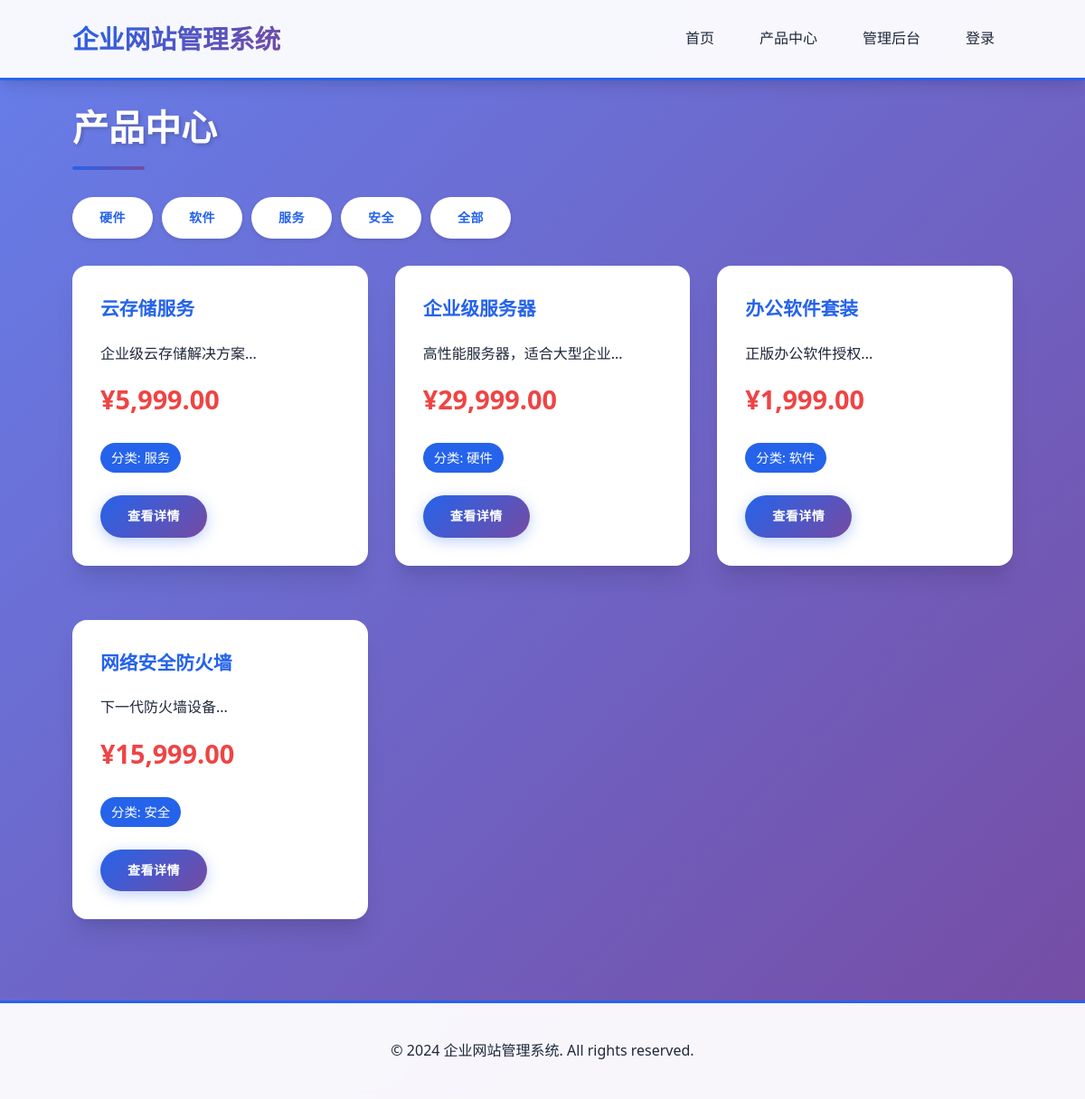
/products.php, run on the app's committed database.
### tables this page shows
CREATE TABLE IF NOT EXISTS products (
    id INT AUTO_INCREMENT PRIMARY KEY,
    name VARCHAR(100) NOT NULL,
    description TEXT,
    price DECIMAL(10,2),
    category VARCHAR(50),
    stock INT DEFAULT 0,
    image_url VARCHAR(255),
    created_at TIMESTAMP DEFAULT CURRENT_TIMESTAMP
);

### products.php (the view, shortened to what this page needs)
<?php
require_once 'config/database.php';
$category = isset($_GET['category']) ? $_GET['category'] : '';
if($category) {
    $sql = "SELECT * FROM products WHERE category = '$category' ORDER BY name";
} else {
    $sql = "SELECT * FROM products ORDER BY name";
}
$result = $pdo->query($sql);
$products = $result->fetchAll(PDO::FETCH_ASSOC);
include 'includes/header.php';
?>
<h2>产品中心</h2>
<div class="category-filter" style="margin: 20px 0;">
    <a href="/OA/products.php?category=硬件" class="btn">硬件</a>
    <a href="/OA/products.php?category=软件" class="btn">软件</a>
    <a href="/OA/products.php?category=服务" class="btn">服务</a>
    <a href="/OA/products.php?category=安全" class="btn">安全</a>
    <a href="/OA/products.php" class="btn">全部</a>
</div>
<div class="product-grid">
    <?php foreach($products as $product): ?>
    <div class="product-card">
        <h3><?php echo htmlspecialchars($product['name']); ?></h3>
        <p><?php echo htmlspecialchars(substr($product['description'], 0, 100)); ?>...</p>
        <div class="price">¥<?php echo number_format($product['price'], 2); ?></div>
        <div class="category">分类: <?php echo htmlspecialchars($product['category']); ?></div>
        <div style="margin-top: 15px;">
            <a href="/OA/product_detail.php?id=<?php echo $product['id']; ?>" class="btn">查看详情</a>
        </div>
    </div>
    <?php endforeach; ?>
</div>
<?php include 'includes/footer.php'; ?>

### includes/header.php (shortened to what this page needs)
<!DOCTYPE html>
<html lang="zh-CN">
<head>
    <link rel="stylesheet" href="/OA/assets/style.css?v=2">
</head>
<body>
    <header class="main-header">
        <div class="container">
            <h1 class="logo">企业网站管理系统</h1>
            <nav class="main-nav">
                <ul>
                    <li><a href="/OA/index.php">首页</a></li>
                    <li><a href="/OA/products.php">产品中心</a></li>
                    <li><a href="/OA/admin.php">管理后台</a></li>
                    <?php if(isset($_SESSION['user_id'])): ?>
                        <li><a href="/OA/logout.php">退出登录</a></li>
                    <?php else: ?>
                        <li><a href="/OA/login.php">登录</a></li>
                    <?php endif; ?>
                </ul>
            </nav>
        </div>
    </header>
    <main class="container">

### includes/footer.php
    </main>
    <footer class="main-footer">
        <div class="container">
            <p>&copy; 2024 企业网站管理系统. All rights reserved.</p>
        </div>
    </footer>
</body>
</html>

### assets/style.css (style rules this page uses)
:root { --primary-color: #2563eb; --primary-dark: #1e40af; --secondary-color: #64748b; --success-color: #10b981; --danger-color: #ef4444; --dark-color: #1e293b; --light-color: #f8fafc; --border-color: #e2e8f0; --shadow: 0 10px 15px -3px rgba(0, 0, 0, 0.1), 0 4px 6px -2px rgba(0, 0, 0, 0.05); --shadow-lg: 0 20px 25px -5px rgba(0, 0, 0, 0.1), 0 10px 10px -5px rgba(0, 0, 0, 0.04); }
* { margin: 0; padding: 0; box-sizing: border-box; }
body { font-family: 'Segoe UI', 'Microsoft YaHei', -apple-system, BlinkMacSystemFont, sans-serif; line-height: 1.6; color: var(--dark-color); background: linear-gradient(135deg, #667eea 0%, #764ba2 100%); min-height: 100vh; }
.container { width: 90%; max-width: 1200px; margin: 0 auto; padding: 20px; }
.main-header { background: rgba(255, 255, 255, 0.95); backdrop-filter: blur(10px); box-shadow: var(--shadow); position: sticky; top: 0; z-index: 1000; border-bottom: 3px solid var(--primary-color); }
.main-header .container { display: flex; justify-content: space-between; align-items: center; flex-wrap: wrap; }
.logo { font-size: 1.8em; font-weight: 700; background: linear-gradient(135deg, var(--primary-color), #764ba2); -webkit-background-clip: text; -webkit-text-fill-color: transparent; background-clip: text; }
.main-nav ul { list-style: none; display: flex; gap: 10px; flex-wrap: wrap; }
.main-nav a { color: var(--dark-color); text-decoration: none; padding: 10px 20px; border-radius: 8px; transition: all 0.3s ease; font-weight: 500; position: relative; overflow: hidden; }
.main-nav a::before { content: ''; position: absolute; bottom: 0; left: 50%; width: 0; height: 3px; background: linear-gradient(135deg, var(--primary-color), #764ba2); transition: all 0.3s ease; transform: translateX(-50%); }
main { min-height: calc(100vh - 160px); padding: 40px 0; }
.welcome-section, .news-item, .product-card, .login-form, .admin-panel { background: white; border-radius: 16px; padding: 30px; box-shadow: var(--shadow-lg); margin-bottom: 30px; transition: transform 0.3s ease, box-shadow 0.3s ease; border: 1px solid rgba(255, 255, 255, 0.2); }
h2 { font-size: 2.5em; margin-bottom: 30px; color: white; text-shadow: 2px 2px 4px rgba(0, 0, 0, 0.2); position: relative; padding-bottom: 15px; }
h2::after { content: ''; position: absolute; bottom: 0; left: 0; width: 80px; height: 4px; background: linear-gradient(135deg, var(--primary-color), #764ba2); border-radius: 2px; }
h3 { font-size: 1.5em; margin-bottom: 20px; color: var(--dark-color); }
.product-grid { display: grid; grid-template-columns: repeat(auto-fill, minmax(300px, 1fr)); gap: 30px; margin-top: 30px; }
.product-card h3 { color: var(--primary-color); font-size: 1.3em; }
.product-card .price { color: var(--danger-color); font-size: 1.8em; font-weight: bold; margin: 15px 0; }
.product-card .category { display: inline-block; padding: 5px 12px; background: var(--primary-color); color: white; border-radius: 20px; font-size: 0.9em; margin: 10px 0; }
.btn { display: inline-block; padding: 12px 30px; background: linear-gradient(135deg, var(--primary-color), #764ba2); color: white; text-decoration: none; border-radius: 50px; border: none; cursor: pointer; transition: all 0.3s ease; font-weight: 600; text-transform: uppercase; letter-spacing: 0.5px; font-size: 14px; box-shadow: 0 4px 15px rgba(37, 99, 235, 0.3); }
.category-filter { display: flex; gap: 10px; flex-wrap: wrap; margin: 30px 0; }
.category-filter .btn { background: white; color: var(--primary-color); box-shadow: 0 2px 5px rgba(0, 0, 0, 0.1); }
.main-footer { background: rgba(255, 255, 255, 0.95); backdrop-filter: blur(10px); color: var(--dark-color); text-align: center; padding: 20px 0; margin-top: 40px; border-top: 3px solid var(--primary-color); }
.welcome-section, .news-item, .product-card, .login-form { animation: fadeIn 0.6s ease-out; }

### data on the page
products: name "云存储服务", description "企业级云存储解决方案", price "5,999.00", category "服务"
products: name "企业级服务器", description "高性能服务器，适合大型企业", price "29,999.00", category "硬件"
products: name "办公软件套装", description "正版办公软件授权", price "1,999.00", category "软件"
products: name "网络安全防火墙", description "下一代防火墙设备", price "15,999.00", category "安全"
